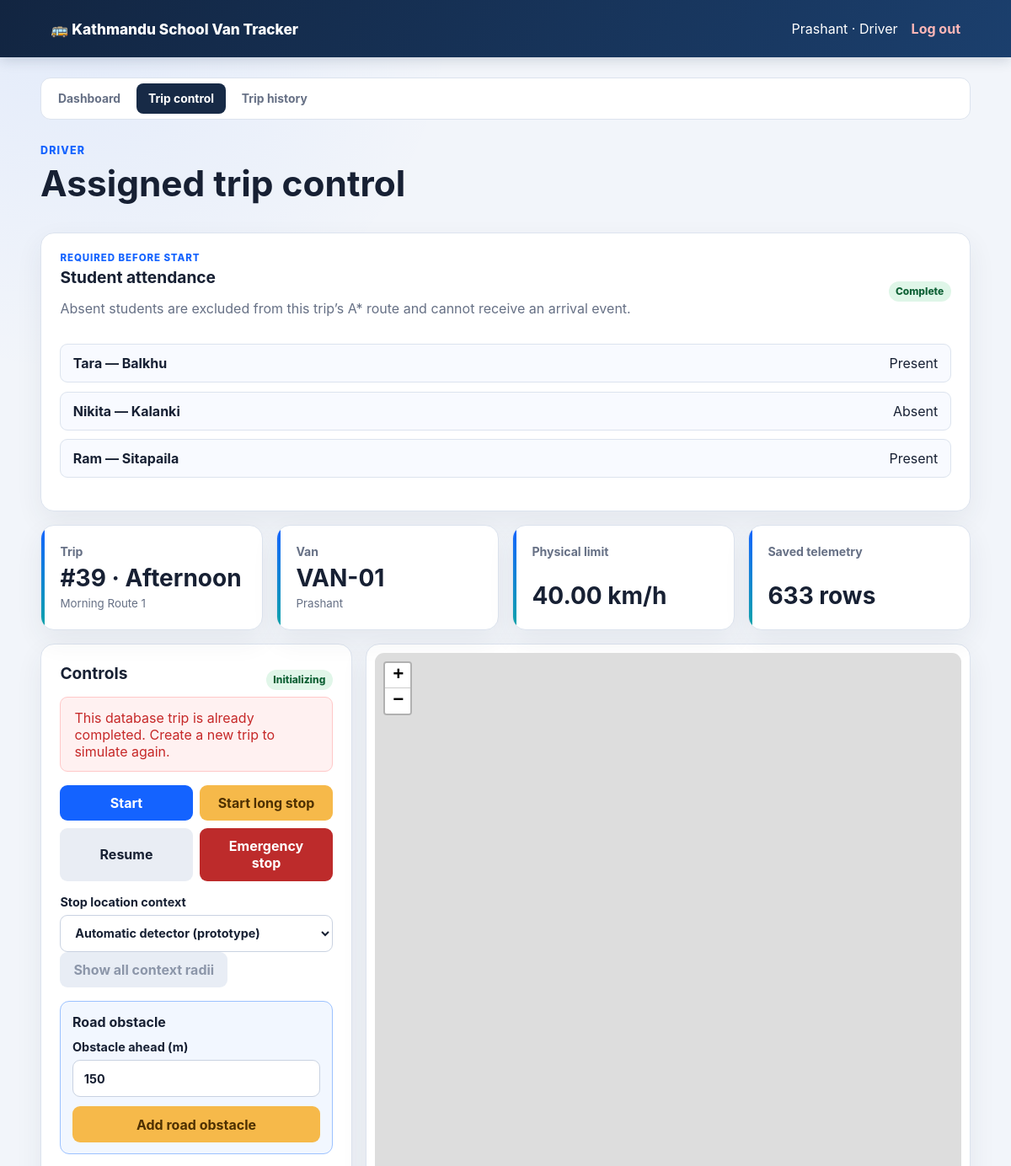
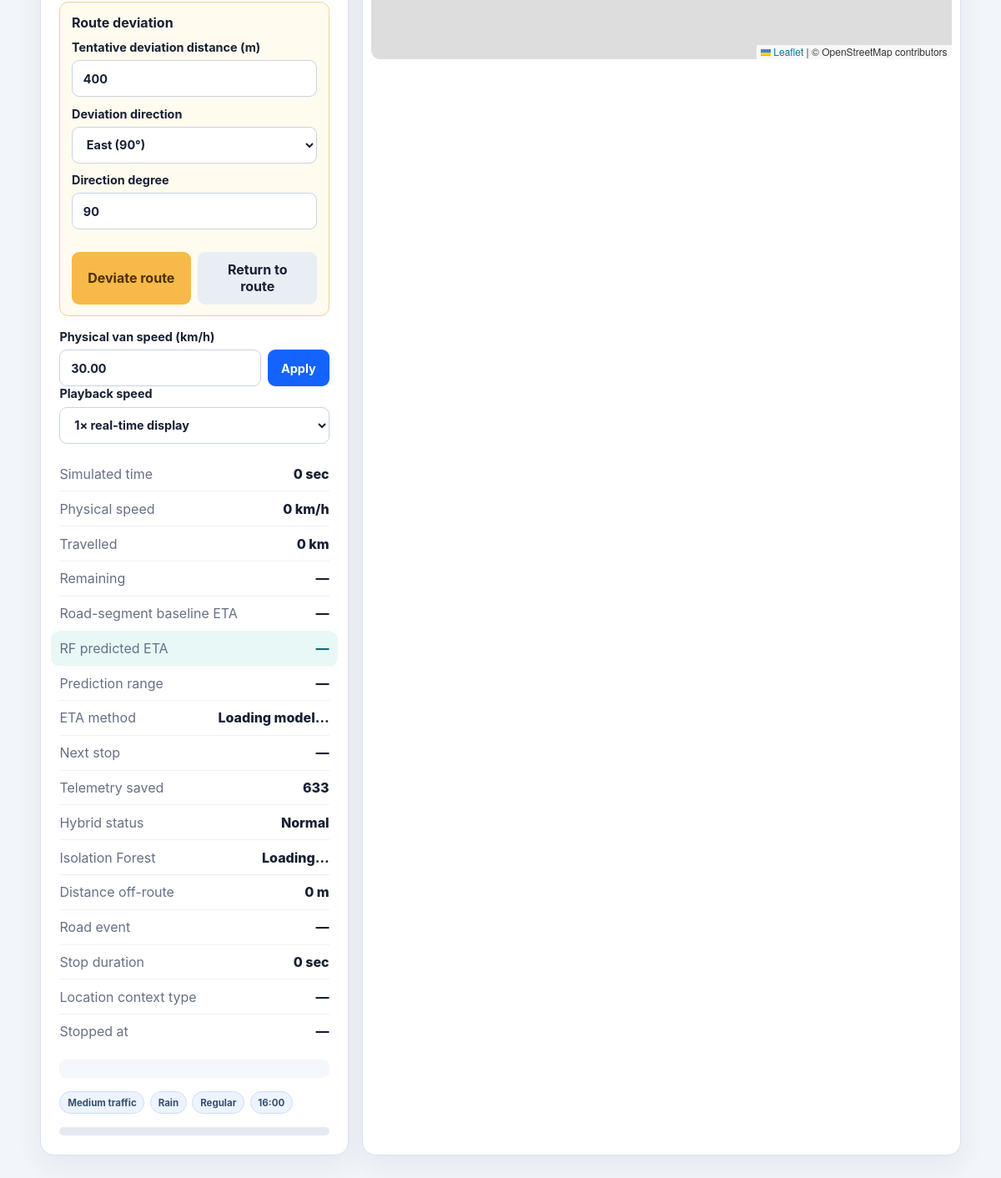
The page /trip-control.php?trip_id=39 (signed in) on the database its author committed (2 pictures, top to bottom).
### tables this page shows
CREATE TABLE `trip_stops` (
  `id` bigint(20) unsigned NOT NULL AUTO_INCREMENT,
  `trip_id` bigint(20) unsigned NOT NULL,
  `student_id` bigint(20) unsigned DEFAULT NULL,
  `stop_order` smallint(5) unsigned NOT NULL,
  `stop_name` varchar(255) NOT NULL,
  `stop_lat` decimal(10,8) NOT NULL,
  `stop_lng` decimal(11,8) NOT NULL,
  `route_distance_m` decimal(12,2) DEFAULT NULL,
  `stop_type` enum('student_home','school','depot') NOT NULL,
  `attendance_status` enum('unmarked','present','absent') NOT NULL DEFAULT 'unmarked',
  `attendance_marked_at` datetime DEFAULT NULL,
  `attendance_marked_by` bigint(20) unsigned DEFAULT NULL,
  `status` enum('pending','arrived','skipped') NOT NULL DEFAULT 'pending',
  `arrived_at` datetime DEFAULT NULL,
  PRIMARY KEY (`id`),
  UNIQUE KEY `uq_trip_stop_order` (`trip_id`,`stop_order`),
  KEY `fk_trip_stops_student` (`student_id`),
  KEY `idx_trip_stops_attendance` (`trip_id`,`attendance_status`),
  KEY `fk_trip_stops_attendance_user` (`attendance_marked_by`),
  CONSTRAINT `fk_trip_stops_attendance_user` FOREIGN KEY (`attendance_marked_by`) REFERENCES `users` (`id`) ON DELETE SET NULL,
  CONSTRAINT `fk_trip_stops_student` FOREIGN KEY (`student_id`) REFERENCES `students` (`id`) ON DELETE SET NULL,
  CONSTRAINT `fk_trip_stops_trip` FOREIGN KEY (`trip_id`) REFERENCES `trips` (`id`) ON DELETE CASCADE
);

CREATE TABLE `trips` (
  `id` bigint(20) unsigned NOT NULL AUTO_INCREMENT,
  `route_id` bigint(20) unsigned NOT NULL,
  `van_id` bigint(20) unsigned NOT NULL,
  `driver_id` bigint(20) unsigned NOT NULL,
  `trip_type` enum('morning','afternoon') NOT NULL,
  `status` enum('scheduled','active','paused','emergency','completed','cancelled') NOT NULL DEFAULT 'scheduled',
  `started_at` datetime DEFAULT NULL,
  `completed_at` datetime DEFAULT NULL,
  `simulated_elapsed_sec` int(10) unsigned NOT NULL DEFAULT 0,
  `current_lat` decimal(10,8) DEFAULT NULL,
  `current_lng` decimal(11,8) DEFAULT NULL,
  `physical_speed_kmh` decimal(6,2) NOT NULL DEFAULT 0.00,
  `playback_multiplier` decimal(5,2) NOT NULL DEFAULT 1.00,
  `total_distance_m` decimal(12,2) NOT NULL DEFAULT 0.00,
  `distance_travelled_m` decimal(12,2) NOT NULL DEFAULT 0.00,
  `reached_stop_count` smallint(5) unsigned NOT NULL DEFAULT 0,
  `heading_deg` decimal(6,2) NOT NULL DEFAULT 0.00,
  `scenario_traffic_level` enum('low','medium','high') NOT NULL DEFAULT 'medium',
  `scenario_weather` enum('clear','rain','heavy_rain','fog') NOT NULL DEFAULT 'clear',
  `scenario_school_period` enum('regular','exam','half_day') NOT NULL DEFAULT 'regular',
  `scenario_hour_of_day` tinyint(3) unsigned NOT NULL DEFAULT 8,
  `scenario_day_of_week` tinyint(3) unsigned NOT NULL DEFAULT 0,
  `route_road_type` varchar(50) NOT NULL DEFAULT 'unclassified',
  `baseline_duration_sec` decimal(10,2) DEFAULT NULL,
  `predicted_eta_sec` decimal(10,2) DEFAULT NULL,
  `predicted_eta_lower_sec` decimal(10,2) DEFAULT NULL,
  `predicted_eta_upper_sec` decimal(10,2) DEFAULT NULL,
  `eta_model_version` varchar(80) DEFAULT NULL,
  `random_seed` int(10) unsigned DEFAULT NULL,
  `created_at` timestamp NOT NULL DEFAULT current_timestamp(),
  PRIMARY KEY (`id`),
  KEY `idx_trips_status` (`status`),
  KEY `idx_trips_van` (`van_id`),
  KEY `fk_trips_route` (`route_id`),
  KEY `fk_trips_driver` (`driver_id`),
  CONSTRAINT `fk_trips_driver` FOREIGN KEY (`driver_id`) REFERENCES `drivers` (`id`),
  CONSTRAINT `fk_trips_route` FOREIGN KEY (`route_id`) REFERENCES `routes` (`id`),
  CONSTRAINT `fk_trips_van` FOREIGN KEY (`van_id`) REFERENCES `vans` (`id`)
);

CREATE TABLE `routes` (
  `id` bigint(20) unsigned NOT NULL AUTO_INCREMENT,
  `name` varchar(120) NOT NULL,
  `start_name` varchar(160) NOT NULL,
  `start_lat` decimal(10,8) NOT NULL,
  `start_lng` decimal(11,8) NOT NULL,
  `school_name` varchar(160) NOT NULL,
  `school_lat` decimal(10,8) NOT NULL,
  `school_lng` decimal(11,8) NOT NULL,
  `algorithm` enum('astar','contraction_hierarchy') NOT NULL DEFAULT 'astar',
  `active` tinyint(1) NOT NULL DEFAULT 1,
  `created_at` timestamp NOT NULL DEFAULT current_timestamp(),
  PRIMARY KEY (`id`)
);

### web/trip-control.php (the view, shortened to what the rows shown need)
<?php
require_once __DIR__ . '/includes/auth.php';
require_once __DIR__ . '/includes/layout.php';
$pdo = database();
$tripId = positive_int($_GET['trip_id'] ?? null);
$trip = null;
$attendanceComplete = false;
$attendanceRequired = false;
$studentTripStops = [];
$lastSavedSample = -1;
if ($tripId !== null && find_accessible_trip($pdo, $tripId) !== null) {
    $tripStatement = $pdo->prepare(
        'SELECT t.*, r.name AS route_name, r.start_name, r.start_lat, r.start_lng,
                r.school_name, r.school_lat, r.school_lng,
                v.van_number, v.plate_number, v.speed_limit_kmh,
                u.name AS driver_name
         FROM trips t
         JOIN routes r ON r.id = t.route_id
         JOIN vans v ON v.id = t.van_id
         JOIN drivers d ON d.id = t.driver_id
         JOIN users u ON u.id = d.user_id
         WHERE t.id = :trip_id'
    );
    $tripStatement->execute(['trip_id' => $tripId]);
    $trip = $tripStatement->fetch() ?: null;
    if ($trip !== null) {
        $attendanceRequired = $trip['trip_type'] === 'afternoon';
        $stopStatement = $pdo->prepare(
            'SELECT * FROM trip_stops
             WHERE trip_id = :trip_id ORDER BY stop_order'
        );
        $stopStatement->execute(['trip_id' => $tripId]);
        $tripStops = $stopStatement->fetchAll();
        $studentTripStops = array_values(array_filter(
            $tripStops,
            static fn(array $stop): bool => $stop['student_id'] !== null
        ));
        $attendanceComplete = !$attendanceRequired || (
            count($studentTripStops) > 0
            && count(array_filter(
                $studentTripStops,
                static fn(array $stop): bool => in_array(
                    $stop['attendance_status'], ['present', 'absent'], true
                )
            )) === count($studentTripStops)
        );
        $sampleStatement = $pdo->prepare(
            'SELECT COALESCE(MAX(sample_index), -1)
             FROM trip_telemetry WHERE trip_id = :trip_id'
        );
        $sampleStatement->execute(['trip_id' => $tripId]);
        $lastSavedSample = (int) $sampleStatement->fetchColumn();
    }
}
render_header('Driver trip control');
?>
<link rel="stylesheet" href="https://unpkg.com/leaflet@1.9.4/dist/leaflet.css">
<div class="page-heading">
    <div>
        <h1>Assigned trip control</h1>
    </div>
</div>
<?php if ($trip !== null): ?>
    <?php if ($attendanceRequired): ?>
    <section class="panel attendance-panel">
        <div class="simulation-status-row">
            <div>
                <span class="panel-kicker">Required before Start</span>
                <h2>Student attendance</h2>
                <p class="muted">Absent students are excluded from this trip’s A* route and cannot receive an arrival event.</p>
            </div>
            <span class="status-badge <?= $attendanceComplete ? 'status-active' : 'status-paused' ?>">
                <?= $attendanceComplete ? 'Complete' : 'Required' ?>
            </span>
        </div>
        <?php if ($trip['status'] === 'scheduled'): ?>
            <form method="post" class="attendance-form">
                <input type="hidden" name="csrf_token" value="<?= csrf_token() ?>">
                <input type="hidden" name="action" value="save_attendance">
                <div class="attendance-list">
                    <?php foreach ($studentTripStops as $studentStop): ?>
                        <fieldset class="attendance-row">
                            <legend><?= escape($studentStop['stop_name']) ?></legend>
                            <label><input type="radio"
                                name="attendance[<?= (int) $studentStop['id'] ?>]"
                                value="present"
                                <?= $studentStop['attendance_status'] === 'present' ? 'checked' : '' ?> required> Present</label>
                            <label><input type="radio"
                                name="attendance[<?= (int) $studentStop['id'] ?>]"
                                value="absent"
                                <?= $studentStop['attendance_status'] === 'absent' ? 'checked' : '' ?> required> Absent</label>
                        </fieldset>
                    <?php endforeach; ?>
                </div>
                <button type="submit">Save attendance</button>
            </form>
        <?php else: ?>
            <div class="attendance-list">
                <?php foreach ($studentTripStops as $studentStop): ?>
                    <div class="attendance-row">
                        <strong><?= escape($studentStop['stop_name']) ?></strong>
                        <span><?= escape(ucfirst($studentStop['attendance_status'])) ?></span>
                    </div>
                <?php endforeach; ?>
            </div>
        <?php endif; ?>
    </section>
    <?php endif; ?>
    <section class="metric-grid simulation-metrics">
        <?php
        status_card('Trip', '#' . $trip['id'] . ' · ' . ucfirst($trip['trip_type']), $trip['route_name']);
        ?>
    </section>
    <section class="simulation-layout">
        <aside class="panel simulation-controls">
            <div class="simulation-status-row">
                <div>
                    <h2>Controls</h2>
                </div>
                <span id="simulation-status" class="status-badge">Initializing</span>
            </div>
            <div id="simulation-error" class="alert alert-danger" hidden></div>
            <div class="control-button-grid">
                <button id="start-trip">Start</button>
                <button id="pause-trip" class="warning-button">Start long stop</button>
                <button id="resume-trip" class="secondary-button">Resume</button>
                <button id="emergency-trip" class="danger-button">Emergency stop</button>
            </div>
            <label>Stop location context
                <select id="stop-context">
                    <option value="auto" selected>Automatic detector (prototype)</option>
                </select>
            </label>
            <button id="toggle-context-radius" type="button"
                    class="secondary-button" disabled>
                Show all context radii
            </button>
            <div class="obstacle-demo-box">
                <div>
                    <strong>Road obstacle</strong>
                </div>
                <label>Obstacle ahead (m)
                    <input id="obstacle-distance" type="number" min="30" max="2000"
                           step="10" value="150">
                </label>
                <button id="add-obstacle" type="button" class="warning-button">
                    Add road obstacle
                </button>
            </div>
            <div class="anomaly-demo-box">
                <div>
                    <strong>Route deviation</strong>
                </div>
                <label>Tentative deviation distance (m)
                    <input id="deviation-distance" type="number" min="20" max="2000"
                           step="10" value="400">
                </label>
                <label>Deviation direction
                    <select id="deviation-direction">
                        <option value="90" selected>East (90°)</option>
                    </select>
                </label>
                <label>Direction degree
                    <input id="deviation-bearing" type="number" min="0" max="359"
                           step="1" value="90">
                </label>
                <div class="control-button-grid compact-grid">
                    <button id="start-deviation" type="button" class="warning-button">
                        Deviate route
                    </button>
                    <button id="return-route" type="button" class="secondary-button">
                        Return to route
                    </button>
                </div>
            </div>
            <label>Physical van speed (km/h)
                <div class="input-action-row">
                    <input id="physical-speed" type="number" min="0" max="150" step="1"
                           value="<?= escape((string) $trip['physical_speed_kmh']) ?>">
                    <button id="apply-speed" type="button">Apply</button>
                </div>
            </label>
            <label>Playback speed
                <select id="playback-speed">
                    <option value="1">1× real-time display</option>
                </select>
            </label>
            <dl class="route-results">
                <div><dt>Simulated time</dt><dd id="simulated-time">0 sec</dd></div>
                <div><dt>Physical speed</dt><dd id="current-speed">0 km/h</dd></div>
                <div><dt>Travelled</dt><dd id="travelled-distance">0 km</dd></div>
                <div><dt>Remaining</dt><dd id="remaining-distance">—</dd></div>
                <div><dt>Road-segment baseline ETA</dt><dd id="baseline-eta">—</dd></div>
                <div class="eta-highlight"><dt>RF predicted ETA</dt><dd id="rf-eta">—</dd></div>
                <div><dt>Prediction range</dt><dd id="rf-eta-range">—</dd></div>
                <div><dt>ETA method</dt><dd id="eta-method">Loading model…</dd></div>
                <div><dt>Next stop</dt><dd id="next-stop">—</dd></div>
                <div><dt>Telemetry saved</dt><dd id="telemetry-count"><?= max(0, $lastSavedSample + 1) ?></dd></div>
                <div><dt>Hybrid status</dt><dd id="anomaly-status">Normal</dd></div>
                <div><dt>Isolation Forest</dt><dd id="if-status">Loading…</dd></div>
                <div><dt>Distance off-route</dt><dd id="deviation-metric">0 m</dd></div>
                <div><dt>Road event</dt><dd id="deviation-navigation">—</dd></div>
                <div><dt>Stop duration</dt><dd id="stop-duration">0 sec</dd></div>
                <div><dt>Location context type</dt><dd id="context-type">—</dd></div>
                <div><dt>Stopped at</dt><dd id="stop-location">—</dd></div>
            </dl>
            <p id="anomaly-reason" class="muted anomaly-reason"></p>
            <div class="scenario-strip" aria-label="ETA scenario">
                <span><?= escape(ucfirst($trip['scenario_traffic_level'])) ?> traffic</span>
                <span><?= escape(str_replace('_', ' ', ucfirst($trip['scenario_weather']))) ?></span>
                <span><?= escape(str_replace('_', ' ', ucfirst($trip['scenario_school_period']))) ?></span>
                <span><?= sprintf('%02d:00', (int) $trip['scenario_hour_of_day']) ?></span>
            </div>
            <div class="progress">
            </div>
        </aside>
        <section class="panel map-panel">
            <div id="simulation-map"></div>
        </section>
    </section>
<?php endif; ?>
<?php render_footer(); ?>

### web/includes/layout.php (shortened to what the rows shown need)
<?php
function render_header(string $title): void
{
    ?>
<!doctype html>
<html lang="en">
<head>
    <link rel="stylesheet" href="<?= APP_BASE_URL ?>/assets/css/app.css?v=16">
</head>
<body>
<main class="page">
    <?php
}
function render_footer(): void
{
    ?>
</main>
</body>
</html>
    <?php
}
function status_card(string $label, string|int $value, string $hint = ''): void
{
    ?>
    <article class="metric-card">
        <span class="metric-label"><?= escape($label) ?></span>
        <strong><?= escape((string) $value) ?></strong>
        <?php if ($hint !== ''): ?>
            <small><?= escape($hint) ?></small>
        <?php endif; ?>
    </article>
    <?php
}
    ?>

### rows shown on the page
trip_stops: stop_name "Tara — Balkhu", attendance_status "Present"
trip_stops: stop_name "Nikita — Kalanki", attendance_status "Absent"
trip_stops: stop_name "Ram — Sitapaila", attendance_status "Present"
trips: route.name "Morning Route 1 Prashant", physical_speed_kmh "30.00", scenario_traffic_level "Medium", scenario_weather "Rain", scenario_school_period "Regular", scenario_hour_of_day "16"

### other values the page prints
APP_NAME "Kathmandu School Van Tracker"
$userName "Prashant"
$role "Driver"
$label "Dashboard"
$label "Trip control"
$label "Trip history"
$label "Trip Van Physical limit Saved telemetry"
$value "#39 · Afternoon VAN-01 40.00 km/h 633 rows"
max(0, $lastSavedSample + 1) "633"
